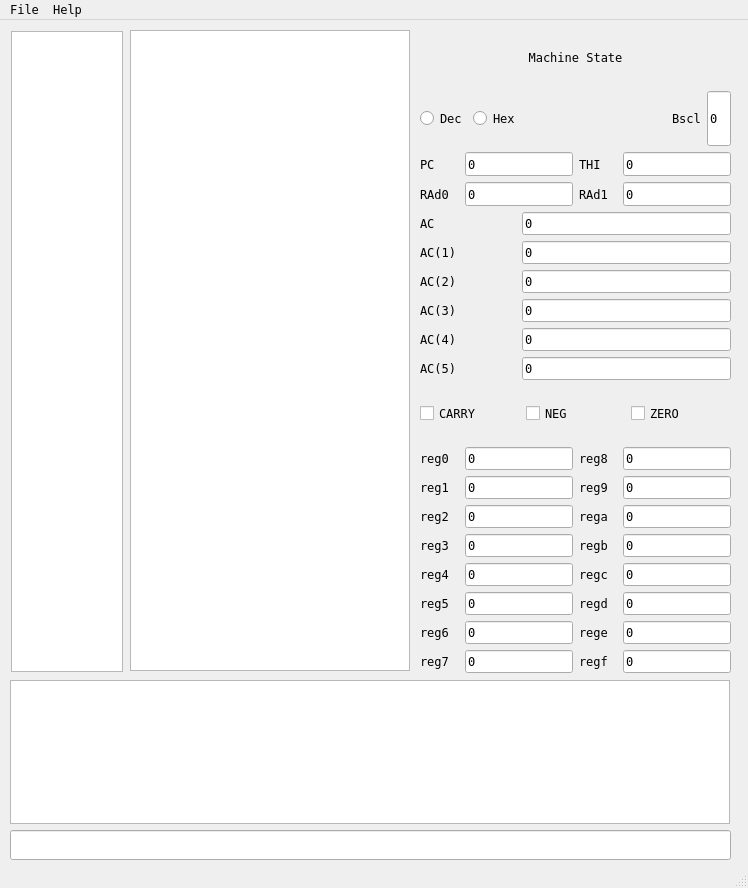
<?xml version="1.0" encoding="UTF-8"?>
<ui version="4.0">
 <class>MainWindow</class>
 <widget class="QMainWindow" name="MainWindow">
  <property name="geometry">
   <rect>
    <x>0</x>
    <y>0</y>
    <width>748</width>
    <height>888</height>
   </rect>
  </property>
  <property name="sizePolicy">
   <sizepolicy hsizetype="MinimumExpanding" vsizetype="MinimumExpanding">
    <horstretch>0</horstretch>
    <verstretch>0</verstretch>
   </sizepolicy>
  </property>
  <property name="font">
   <font>
    <family>Bitstream Vera Sans Mono</family>
    <kerning>false</kerning>
   </font>
  </property>
  <property name="windowTitle">
   <string>SSP2 Interpreter/Debugger</string>
  </property>
  <property name="toolTip">
   <string>Enter debugger commands here</string>
  </property>
  <widget class="QWidget" name="centralwidget">
   <widget class="QPlainTextEdit" name="DataViewer">
    <property name="geometry">
     <rect>
      <x>11</x>
      <y>11</y>
      <width>112</width>
      <height>641</height>
     </rect>
    </property>
    <property name="sizePolicy">
     <sizepolicy hsizetype="Preferred" vsizetype="Expanding">
      <horstretch>0</horstretch>
      <verstretch>0</verstretch>
     </sizepolicy>
    </property>
    <property name="maximumSize">
     <size>
      <width>112</width>
      <height>16777215</height>
     </size>
    </property>
    <property name="font">
     <font>
      <family>LucidaTypewriter</family>
      <kerning>false</kerning>
     </font>
    </property>
    <property name="toolTip">
     <string>Memory data viewer</string>
    </property>
   </widget>
   <widget class="QPlainTextEdit" name="InstrViewer">
    <property name="geometry">
     <rect>
      <x>130</x>
      <y>10</y>
      <width>280</width>
      <height>641</height>
     </rect>
    </property>
    <property name="minimumSize">
     <size>
      <width>280</width>
      <height>0</height>
     </size>
    </property>
    <property name="maximumSize">
     <size>
      <width>196</width>
      <height>16777215</height>
     </size>
    </property>
    <property name="font">
     <font>
      <family>LucidaTypewriter</family>
     </font>
    </property>
    <property name="toolTip">
     <string>Program instruction viewer</string>
    </property>
   </widget>
   <widget class="QWidget" name="layoutWidget">
    <property name="geometry">
     <rect>
      <x>420</x>
      <y>10</y>
      <width>311</width>
      <height>643</height>
     </rect>
    </property>
    <layout class="QVBoxLayout" name="verticalLayout">
     <item>
      <widget class="QLabel" name="State_Label">
       <property name="text">
        <string>Machine State</string>
       </property>
       <property name="alignment">
        <set>Qt::AlignCenter</set>
       </property>
      </widget>
     </item>
     <item>
      <layout class="QHBoxLayout" name="horizontalLayout_2">
       <item>
        <widget class="QRadioButton" name="Dec_OP">
         <property name="sizePolicy">
          <sizepolicy hsizetype="Minimum" vsizetype="Preferred">
           <horstretch>0</horstretch>
           <verstretch>0</verstretch>
          </sizepolicy>
         </property>
         <property name="text">
          <string>Dec</string>
         </property>
        </widget>
       </item>
       <item>
        <widget class="QRadioButton" name="Hex_OP">
         <property name="sizePolicy">
          <sizepolicy hsizetype="Minimum" vsizetype="Preferred">
           <horstretch>0</horstretch>
           <verstretch>0</verstretch>
          </sizepolicy>
         </property>
         <property name="text">
          <string>Hex</string>
         </property>
        </widget>
       </item>
       <item>
        <spacer name="horizontalSpacer">
         <property name="orientation">
          <enum>Qt::Horizontal</enum>
         </property>
         <property name="sizeHint" stdset="0">
          <size>
           <width>40</width>
           <height>20</height>
          </size>
         </property>
        </spacer>
       </item>
       <item>
        <widget class="QLabel" name="Bscl_Label">
         <property name="sizePolicy">
          <sizepolicy hsizetype="Preferred" vsizetype="Preferred">
           <horstretch>0</horstretch>
           <verstretch>0</verstretch>
          </sizepolicy>
         </property>
         <property name="text">
          <string>Bscl</string>
         </property>
        </widget>
       </item>
       <item>
        <widget class="QLineEdit" name="Bscl_Set">
         <property name="sizePolicy">
          <sizepolicy hsizetype="Fixed" vsizetype="Minimum">
           <horstretch>24</horstretch>
           <verstretch>0</verstretch>
          </sizepolicy>
         </property>
         <property name="maximumSize">
          <size>
           <width>24</width>
           <height>16777215</height>
          </size>
         </property>
         <property name="toolTip">
          <string>Set binary scale for register displays</string>
         </property>
         <property name="text">
          <string>0</string>
         </property>
         <property name="maxLength">
          <number>2</number>
         </property>
        </widget>
       </item>
      </layout>
     </item>
     <item>
      <layout class="QGridLayout" name="gridLayout">
       <item row="0" column="0">
        <widget class="QLabel" name="PC_Label">
         <property name="sizePolicy">
          <sizepolicy hsizetype="Preferred" vsizetype="Minimum">
           <horstretch>0</horstretch>
           <verstretch>0</verstretch>
          </sizepolicy>
         </property>
         <property name="maximumSize">
          <size>
           <width>96</width>
           <height>26</height>
          </size>
         </property>
         <property name="text">
          <string>PC</string>
         </property>
        </widget>
       </item>
       <item row="0" column="1">
        <widget class="QLineEdit" name="PC_View">
         <property name="sizePolicy">
          <sizepolicy hsizetype="Preferred" vsizetype="Minimum">
           <horstretch>0</horstretch>
           <verstretch>0</verstretch>
          </sizepolicy>
         </property>
         <property name="maximumSize">
          <size>
           <width>108</width>
           <height>16777215</height>
          </size>
         </property>
         <property name="text">
          <string>0</string>
         </property>
        </widget>
       </item>
       <item row="0" column="2">
        <widget class="QLabel" name="THI_Label">
         <property name="sizePolicy">
          <sizepolicy hsizetype="Preferred" vsizetype="Minimum">
           <horstretch>0</horstretch>
           <verstretch>0</verstretch>
          </sizepolicy>
         </property>
         <property name="maximumSize">
          <size>
           <width>96</width>
           <height>16777215</height>
          </size>
         </property>
         <property name="text">
          <string>THI</string>
         </property>
        </widget>
       </item>
       <item row="0" column="3">
        <widget class="QLineEdit" name="THI_View">
         <property name="sizePolicy">
          <sizepolicy hsizetype="Preferred" vsizetype="Minimum">
           <horstretch>0</horstretch>
           <verstretch>0</verstretch>
          </sizepolicy>
         </property>
         <property name="maximumSize">
          <size>
           <width>108</width>
           <height>16777215</height>
          </size>
         </property>
         <property name="text">
          <string>0</string>
         </property>
        </widget>
       </item>
       <item row="1" column="0">
        <widget class="QLabel" name="RAd0_Label">
         <property name="sizePolicy">
          <sizepolicy hsizetype="Preferred" vsizetype="Minimum">
           <horstretch>0</horstretch>
           <verstretch>0</verstretch>
          </sizepolicy>
         </property>
         <property name="minimumSize">
          <size>
           <width>0</width>
           <height>0</height>
          </size>
         </property>
         <property name="maximumSize">
          <size>
           <width>16777215</width>
           <height>26</height>
          </size>
         </property>
         <property name="text">
          <string>RAd0</string>
         </property>
        </widget>
       </item>
       <item row="1" column="1">
        <widget class="QLineEdit" name="RAd0_View">
         <property name="sizePolicy">
          <sizepolicy hsizetype="Preferred" vsizetype="Minimum">
           <horstretch>0</horstretch>
           <verstretch>0</verstretch>
          </sizepolicy>
         </property>
         <property name="minimumSize">
          <size>
           <width>0</width>
           <height>0</height>
          </size>
         </property>
         <property name="maximumSize">
          <size>
           <width>108</width>
           <height>26</height>
          </size>
         </property>
         <property name="text">
          <string>0</string>
         </property>
        </widget>
       </item>
       <item row="1" column="2">
        <widget class="QLabel" name="RAd1_Label">
         <property name="sizePolicy">
          <sizepolicy hsizetype="Preferred" vsizetype="Minimum">
           <horstretch>0</horstretch>
           <verstretch>0</verstretch>
          </sizepolicy>
         </property>
         <property name="minimumSize">
          <size>
           <width>0</width>
           <height>0</height>
          </size>
         </property>
         <property name="maximumSize">
          <size>
           <width>16777215</width>
           <height>26</height>
          </size>
         </property>
         <property name="text">
          <string>RAd1</string>
         </property>
        </widget>
       </item>
       <item row="1" column="3">
        <widget class="QLineEdit" name="RAd1_View">
         <property name="sizePolicy">
          <sizepolicy hsizetype="Preferred" vsizetype="Minimum">
           <horstretch>0</horstretch>
           <verstretch>0</verstretch>
          </sizepolicy>
         </property>
         <property name="minimumSize">
          <size>
           <width>0</width>
           <height>0</height>
          </size>
         </property>
         <property name="maximumSize">
          <size>
           <width>108</width>
           <height>26</height>
          </size>
         </property>
         <property name="text">
          <string>0</string>
         </property>
        </widget>
       </item>
      </layout>
     </item>
     <item>
      <layout class="QGridLayout" name="gridLayout_3">
       <item row="0" column="0">
        <widget class="QLabel" name="AC_Label">
         <property name="maximumSize">
          <size>
           <width>96</width>
           <height>16777215</height>
          </size>
         </property>
         <property name="text">
          <string>AC</string>
         </property>
        </widget>
       </item>
       <item row="0" column="1">
        <widget class="QLineEdit" name="AC_View">
         <property name="sizePolicy">
          <sizepolicy hsizetype="Preferred" vsizetype="Minimum">
           <horstretch>0</horstretch>
           <verstretch>0</verstretch>
          </sizepolicy>
         </property>
         <property name="maximumSize">
          <size>
           <width>240</width>
           <height>16777215</height>
          </size>
         </property>
         <property name="text">
          <string>0</string>
         </property>
        </widget>
       </item>
       <item row="1" column="0">
        <widget class="QLabel" name="Stk1_Label">
         <property name="maximumSize">
          <size>
           <width>96</width>
           <height>16777215</height>
          </size>
         </property>
         <property name="text">
          <string>AC(1)</string>
         </property>
        </widget>
       </item>
       <item row="1" column="1">
        <widget class="QLineEdit" name="Stk1_View">
         <property name="sizePolicy">
          <sizepolicy hsizetype="Preferred" vsizetype="Minimum">
           <horstretch>0</horstretch>
           <verstretch>0</verstretch>
          </sizepolicy>
         </property>
         <property name="maximumSize">
          <size>
           <width>240</width>
           <height>16777215</height>
          </size>
         </property>
         <property name="text">
          <string>0</string>
         </property>
        </widget>
       </item>
       <item row="2" column="0">
        <widget class="QLabel" name="Stk2_Label">
         <property name="maximumSize">
          <size>
           <width>96</width>
           <height>16777215</height>
          </size>
         </property>
         <property name="text">
          <string>AC(2)</string>
         </property>
        </widget>
       </item>
       <item row="2" column="1">
        <widget class="QLineEdit" name="Stk2_View">
         <property name="sizePolicy">
          <sizepolicy hsizetype="Preferred" vsizetype="Minimum">
           <horstretch>0</horstretch>
           <verstretch>0</verstretch>
          </sizepolicy>
         </property>
         <property name="maximumSize">
          <size>
           <width>240</width>
           <height>16777215</height>
          </size>
         </property>
         <property name="text">
          <string>0</string>
         </property>
        </widget>
       </item>
       <item row="3" column="0">
        <widget class="QLabel" name="Stk3_Label">
         <property name="maximumSize">
          <size>
           <width>96</width>
           <height>16777215</height>
          </size>
         </property>
         <property name="text">
          <string>AC(3)</string>
         </property>
        </widget>
       </item>
       <item row="3" column="1">
        <widget class="QLineEdit" name="Stk3_View">
         <property name="sizePolicy">
          <sizepolicy hsizetype="Preferred" vsizetype="Minimum">
           <horstretch>0</horstretch>
           <verstretch>0</verstretch>
          </sizepolicy>
         </property>
         <property name="maximumSize">
          <size>
           <width>240</width>
           <height>16777215</height>
          </size>
         </property>
         <property name="text">
          <string>0</string>
         </property>
        </widget>
       </item>
       <item row="4" column="0">
        <widget class="QLabel" name="Stk4_Label">
         <property name="maximumSize">
          <size>
           <width>96</width>
           <height>16777215</height>
          </size>
         </property>
         <property name="text">
          <string>AC(4)</string>
         </property>
        </widget>
       </item>
       <item row="5" column="0">
        <widget class="QLabel" name="Stk5_Label">
         <property name="maximumSize">
          <size>
           <width>96</width>
           <height>16777215</height>
          </size>
         </property>
         <property name="text">
          <string>AC(5)</string>
         </property>
        </widget>
       </item>
       <item row="5" column="1">
        <widget class="QLineEdit" name="Stk5_View">
         <property name="sizePolicy">
          <sizepolicy hsizetype="Preferred" vsizetype="Minimum">
           <horstretch>0</horstretch>
           <verstretch>0</verstretch>
          </sizepolicy>
         </property>
         <property name="maximumSize">
          <size>
           <width>240</width>
           <height>16777215</height>
          </size>
         </property>
         <property name="text">
          <string>0</string>
         </property>
        </widget>
       </item>
       <item row="4" column="1">
        <widget class="QLineEdit" name="Stk4_View">
         <property name="sizePolicy">
          <sizepolicy hsizetype="Preferred" vsizetype="Minimum">
           <horstretch>0</horstretch>
           <verstretch>0</verstretch>
          </sizepolicy>
         </property>
         <property name="maximumSize">
          <size>
           <width>240</width>
           <height>16777215</height>
          </size>
         </property>
         <property name="text">
          <string>0</string>
         </property>
        </widget>
       </item>
      </layout>
     </item>
     <item>
      <layout class="QHBoxLayout" name="horizontalLayout">
       <item>
        <widget class="QCheckBox" name="CARRY_View">
         <property name="sizePolicy">
          <sizepolicy hsizetype="Minimum" vsizetype="Minimum">
           <horstretch>0</horstretch>
           <verstretch>0</verstretch>
          </sizepolicy>
         </property>
         <property name="text">
          <string>CARRY</string>
         </property>
        </widget>
       </item>
       <item>
        <widget class="QCheckBox" name="NEG_View">
         <property name="sizePolicy">
          <sizepolicy hsizetype="Minimum" vsizetype="Minimum">
           <horstretch>0</horstretch>
           <verstretch>0</verstretch>
          </sizepolicy>
         </property>
         <property name="text">
          <string>NEG</string>
         </property>
        </widget>
       </item>
       <item>
        <widget class="QCheckBox" name="ZERO_View">
         <property name="sizePolicy">
          <sizepolicy hsizetype="Minimum" vsizetype="Minimum">
           <horstretch>0</horstretch>
           <verstretch>0</verstretch>
          </sizepolicy>
         </property>
         <property name="text">
          <string>ZERO</string>
         </property>
        </widget>
       </item>
      </layout>
     </item>
     <item>
      <layout class="QGridLayout" name="gridLayout_2">
       <item row="0" column="0">
        <widget class="QLabel" name="Reg0_Label">
         <property name="sizePolicy">
          <sizepolicy hsizetype="Preferred" vsizetype="Preferred">
           <horstretch>0</horstretch>
           <verstretch>0</verstretch>
          </sizepolicy>
         </property>
         <property name="text">
          <string>reg0</string>
         </property>
        </widget>
       </item>
       <item row="0" column="2">
        <widget class="QLabel" name="Reg8_Label">
         <property name="text">
          <string>reg8</string>
         </property>
        </widget>
       </item>
       <item row="1" column="0">
        <widget class="QLabel" name="Reg1_Label">
         <property name="text">
          <string>reg1</string>
         </property>
        </widget>
       </item>
       <item row="1" column="2">
        <widget class="QLabel" name="Reg9_Label">
         <property name="text">
          <string>reg9</string>
         </property>
        </widget>
       </item>
       <item row="2" column="0">
        <widget class="QLabel" name="Reg2_Label">
         <property name="text">
          <string>reg2</string>
         </property>
        </widget>
       </item>
       <item row="2" column="2">
        <widget class="QLabel" name="Rega_Label">
         <property name="text">
          <string>rega</string>
         </property>
        </widget>
       </item>
       <item row="3" column="0">
        <widget class="QLabel" name="Reg3_Label">
         <property name="text">
          <string>reg3</string>
         </property>
        </widget>
       </item>
       <item row="3" column="2">
        <widget class="QLabel" name="Regb_Label">
         <property name="text">
          <string>regb</string>
         </property>
        </widget>
       </item>
       <item row="4" column="0">
        <widget class="QLabel" name="Reg4_Label">
         <property name="text">
          <string>reg4</string>
         </property>
        </widget>
       </item>
       <item row="4" column="2">
        <widget class="QLabel" name="Regc_Label">
         <property name="text">
          <string>regc</string>
         </property>
        </widget>
       </item>
       <item row="5" column="0">
        <widget class="QLabel" name="Reg5_Label">
         <property name="text">
          <string>reg5</string>
         </property>
        </widget>
       </item>
       <item row="6" column="0">
        <widget class="QLabel" name="Reg6_Label">
         <property name="text">
          <string>reg6</string>
         </property>
        </widget>
       </item>
       <item row="6" column="2">
        <widget class="QLabel" name="Rege_Label">
         <property name="text">
          <string>rege</string>
         </property>
        </widget>
       </item>
       <item row="7" column="0">
        <widget class="QLabel" name="Reg7_Label">
         <property name="text">
          <string>reg7</string>
         </property>
        </widget>
       </item>
       <item row="7" column="2">
        <widget class="QLabel" name="Regf_Label">
         <property name="text">
          <string>regf</string>
         </property>
        </widget>
       </item>
       <item row="0" column="3">
        <widget class="QLineEdit" name="Reg8_View">
         <property name="sizePolicy">
          <sizepolicy hsizetype="Preferred" vsizetype="Minimum">
           <horstretch>0</horstretch>
           <verstretch>0</verstretch>
          </sizepolicy>
         </property>
         <property name="maximumSize">
          <size>
           <width>108</width>
           <height>16777215</height>
          </size>
         </property>
         <property name="text">
          <string>0</string>
         </property>
        </widget>
       </item>
       <item row="1" column="1">
        <widget class="QLineEdit" name="Reg1_View">
         <property name="sizePolicy">
          <sizepolicy hsizetype="Preferred" vsizetype="Minimum">
           <horstretch>0</horstretch>
           <verstretch>0</verstretch>
          </sizepolicy>
         </property>
         <property name="maximumSize">
          <size>
           <width>108</width>
           <height>16777215</height>
          </size>
         </property>
         <property name="text">
          <string>0</string>
         </property>
        </widget>
       </item>
       <item row="1" column="3">
        <widget class="QLineEdit" name="Reg9_View">
         <property name="sizePolicy">
          <sizepolicy hsizetype="Preferred" vsizetype="Minimum">
           <horstretch>0</horstretch>
           <verstretch>0</verstretch>
          </sizepolicy>
         </property>
         <property name="maximumSize">
          <size>
           <width>108</width>
           <height>16777215</height>
          </size>
         </property>
         <property name="text">
          <string>0</string>
         </property>
        </widget>
       </item>
       <item row="2" column="1">
        <widget class="QLineEdit" name="Reg2_View">
         <property name="sizePolicy">
          <sizepolicy hsizetype="Preferred" vsizetype="Minimum">
           <horstretch>0</horstretch>
           <verstretch>0</verstretch>
          </sizepolicy>
         </property>
         <property name="maximumSize">
          <size>
           <width>108</width>
           <height>16777215</height>
          </size>
         </property>
         <property name="text">
          <string>0</string>
         </property>
        </widget>
       </item>
       <item row="2" column="3">
        <widget class="QLineEdit" name="Rega_View">
         <property name="sizePolicy">
          <sizepolicy hsizetype="Preferred" vsizetype="Minimum">
           <horstretch>0</horstretch>
           <verstretch>0</verstretch>
          </sizepolicy>
         </property>
         <property name="maximumSize">
          <size>
           <width>108</width>
           <height>16777215</height>
          </size>
         </property>
         <property name="text">
          <string>0</string>
         </property>
        </widget>
       </item>
       <item row="3" column="1">
        <widget class="QLineEdit" name="Reg3_View">
         <property name="sizePolicy">
          <sizepolicy hsizetype="Preferred" vsizetype="Minimum">
           <horstretch>0</horstretch>
           <verstretch>0</verstretch>
          </sizepolicy>
         </property>
         <property name="maximumSize">
          <size>
           <width>108</width>
           <height>16777215</height>
          </size>
         </property>
         <property name="text">
          <string>0</string>
         </property>
        </widget>
       </item>
       <item row="3" column="3">
        <widget class="QLineEdit" name="Regb_View">
         <property name="sizePolicy">
          <sizepolicy hsizetype="Preferred" vsizetype="Minimum">
           <horstretch>0</horstretch>
           <verstretch>0</verstretch>
          </sizepolicy>
         </property>
         <property name="maximumSize">
          <size>
           <width>108</width>
           <height>16777215</height>
          </size>
         </property>
         <property name="text">
          <string>0</string>
         </property>
        </widget>
       </item>
       <item row="4" column="1">
        <widget class="QLineEdit" name="Reg4_View">
         <property name="sizePolicy">
          <sizepolicy hsizetype="Preferred" vsizetype="Minimum">
           <horstretch>0</horstretch>
           <verstretch>0</verstretch>
          </sizepolicy>
         </property>
         <property name="maximumSize">
          <size>
           <width>108</width>
           <height>16777215</height>
          </size>
         </property>
         <property name="text">
          <string>0</string>
         </property>
        </widget>
       </item>
       <item row="5" column="1">
        <widget class="QLineEdit" name="Reg5_View">
         <property name="sizePolicy">
          <sizepolicy hsizetype="Preferred" vsizetype="Minimum">
           <horstretch>0</horstretch>
           <verstretch>0</verstretch>
          </sizepolicy>
         </property>
         <property name="maximumSize">
          <size>
           <width>108</width>
           <height>16777215</height>
          </size>
         </property>
         <property name="text">
          <string>0</string>
         </property>
        </widget>
       </item>
       <item row="5" column="3">
        <widget class="QLineEdit" name="Regd_View">
         <property name="sizePolicy">
          <sizepolicy hsizetype="Preferred" vsizetype="Minimum">
           <horstretch>0</horstretch>
           <verstretch>0</verstretch>
          </sizepolicy>
         </property>
         <property name="maximumSize">
          <size>
           <width>108</width>
           <height>16777215</height>
          </size>
         </property>
         <property name="text">
          <string>0</string>
         </property>
        </widget>
       </item>
       <item row="6" column="1">
        <widget class="QLineEdit" name="Reg6_View">
         <property name="sizePolicy">
          <sizepolicy hsizetype="Preferred" vsizetype="Minimum">
           <horstretch>0</horstretch>
           <verstretch>0</verstretch>
          </sizepolicy>
         </property>
         <property name="maximumSize">
          <size>
           <width>108</width>
           <height>16777215</height>
          </size>
         </property>
         <property name="text">
          <string>0</string>
         </property>
        </widget>
       </item>
       <item row="6" column="3">
        <widget class="QLineEdit" name="Rege_View">
         <property name="sizePolicy">
          <sizepolicy hsizetype="Preferred" vsizetype="Minimum">
           <horstretch>0</horstretch>
           <verstretch>0</verstretch>
          </sizepolicy>
         </property>
         <property name="maximumSize">
          <size>
           <width>108</width>
           <height>16777215</height>
          </size>
         </property>
         <property name="text">
          <string>0</string>
         </property>
        </widget>
       </item>
       <item row="7" column="1">
        <widget class="QLineEdit" name="Reg7_View">
         <property name="sizePolicy">
          <sizepolicy hsizetype="Preferred" vsizetype="Minimum">
           <horstretch>0</horstretch>
           <verstretch>0</verstretch>
          </sizepolicy>
         </property>
         <property name="maximumSize">
          <size>
           <width>108</width>
           <height>16777215</height>
          </size>
         </property>
         <property name="text">
          <string>0</string>
         </property>
        </widget>
       </item>
       <item row="7" column="3">
        <widget class="QLineEdit" name="Regf_View">
         <property name="sizePolicy">
          <sizepolicy hsizetype="Preferred" vsizetype="Minimum">
           <horstretch>0</horstretch>
           <verstretch>0</verstretch>
          </sizepolicy>
         </property>
         <property name="maximumSize">
          <size>
           <width>108</width>
           <height>16777215</height>
          </size>
         </property>
         <property name="text">
          <string>0</string>
         </property>
        </widget>
       </item>
       <item row="0" column="1">
        <widget class="QLineEdit" name="Reg0_View">
         <property name="sizePolicy">
          <sizepolicy hsizetype="Preferred" vsizetype="Minimum">
           <horstretch>108</horstretch>
           <verstretch>0</verstretch>
          </sizepolicy>
         </property>
         <property name="maximumSize">
          <size>
           <width>108</width>
           <height>16777215</height>
          </size>
         </property>
         <property name="text">
          <string>0</string>
         </property>
        </widget>
       </item>
       <item row="4" column="3">
        <widget class="QLineEdit" name="Regc_View">
         <property name="sizePolicy">
          <sizepolicy hsizetype="Preferred" vsizetype="Minimum">
           <horstretch>0</horstretch>
           <verstretch>0</verstretch>
          </sizepolicy>
         </property>
         <property name="maximumSize">
          <size>
           <width>108</width>
           <height>16777215</height>
          </size>
         </property>
         <property name="text">
          <string>0</string>
         </property>
        </widget>
       </item>
       <item row="5" column="2">
        <widget class="QLabel" name="Regd_Label">
         <property name="text">
          <string>regd</string>
         </property>
        </widget>
       </item>
      </layout>
     </item>
    </layout>
   </widget>
   <widget class="QPlainTextEdit" name="CommandWindow">
    <property name="geometry">
     <rect>
      <x>10</x>
      <y>660</y>
      <width>720</width>
      <height>144</height>
     </rect>
    </property>
    <property name="sizePolicy">
     <sizepolicy hsizetype="Expanding" vsizetype="MinimumExpanding">
      <horstretch>0</horstretch>
      <verstretch>144</verstretch>
     </sizepolicy>
    </property>
    <property name="minimumSize">
     <size>
      <width>600</width>
      <height>144</height>
     </size>
    </property>
    <property name="maximumSize">
     <size>
      <width>16777215</width>
      <height>144</height>
     </size>
    </property>
    <property name="toolTip">
     <string>Output of debugger commands appears here</string>
    </property>
   </widget>
   <widget class="QLineEdit" name="CommandInput">
    <property name="geometry">
     <rect>
      <x>10</x>
      <y>810</y>
      <width>721</width>
      <height>30</height>
     </rect>
    </property>
    <property name="toolTip">
     <string>&lt;!DOCTYPE HTML PUBLIC &quot;-//W3C//DTD HTML 4.0//EN&quot; &quot;http://www.w3.org/TR/REC-html40/strict.dtd&quot;&gt;
&lt;html&gt;&lt;head&gt;&lt;meta name=&quot;qrichtext&quot; content=&quot;1&quot; /&gt;&lt;style type=&quot;text/css&quot;&gt;
p, li { white-space: pre-wrap; }
&lt;/style&gt;&lt;/head&gt;&lt;body style=&quot; font-family:'Bitstream Vera Sans Mono'; font-size:13pt; font-weight:400; font-style:normal;&quot;&gt;
&lt;p style=&quot; margin-top:0px; margin-bottom:0px; margin-left:0px; margin-right:0px; -qt-block-indent:0; text-indent:0px;&quot;&gt;Type debugger commands here&lt;/p&gt;&lt;/body&gt;&lt;/html&gt;</string>
    </property>
   </widget>
  </widget>
  <widget class="QMenuBar" name="menubar">
   <property name="geometry">
    <rect>
     <x>0</x>
     <y>0</y>
     <width>748</width>
     <height>24</height>
    </rect>
   </property>
   <widget class="QMenu" name="menuFile">
    <property name="title">
     <string>File</string>
    </property>
    <addaction name="actionLoad_Object"/>
    <addaction name="actionLoad_Symbols"/>
    <addaction name="actionLoad_Data"/>
    <addaction name="actionQuit"/>
    <addaction name="separator"/>
   </widget>
   <widget class="QMenu" name="menuHelp">
    <property name="title">
     <string>Help</string>
    </property>
    <addaction name="actionCommand_Summary"/>
    <addaction name="separator"/>
    <addaction name="actionAbout"/>
   </widget>
   <addaction name="menuFile"/>
   <addaction name="menuHelp"/>
  </widget>
  <widget class="QStatusBar" name="statusbar"/>
  <action name="actionLoad_Object">
   <property name="text">
    <string>Load &amp;Object</string>
   </property>
  </action>
  <action name="actionLoad_Symbols">
   <property name="text">
    <string>Load &amp;Symbols</string>
   </property>
  </action>
  <action name="actionLoad_Data">
   <property name="text">
    <string>Load &amp;Data</string>
   </property>
  </action>
  <action name="actionQuit">
   <property name="text">
    <string>&amp;Quit</string>
   </property>
  </action>
  <action name="actionCommand_Summary">
   <property name="text">
    <string>Command Summary</string>
   </property>
  </action>
  <action name="actionAbout">
   <property name="text">
    <string>About</string>
   </property>
  </action>
 </widget>
 <tabstops>
  <tabstop>Dec_OP</tabstop>
  <tabstop>Hex_OP</tabstop>
  <tabstop>Bscl_Set</tabstop>
  <tabstop>PC_View</tabstop>
  <tabstop>AC_View</tabstop>
  <tabstop>Stk1_View</tabstop>
  <tabstop>Stk2_View</tabstop>
  <tabstop>Stk3_View</tabstop>
  <tabstop>Stk4_View</tabstop>
  <tabstop>Stk5_View</tabstop>
  <tabstop>THI_View</tabstop>
  <tabstop>Reg0_View</tabstop>
  <tabstop>Reg1_View</tabstop>
  <tabstop>Reg2_View</tabstop>
  <tabstop>Reg3_View</tabstop>
  <tabstop>Reg4_View</tabstop>
  <tabstop>Reg5_View</tabstop>
  <tabstop>Reg6_View</tabstop>
  <tabstop>Reg7_View</tabstop>
  <tabstop>Reg8_View</tabstop>
  <tabstop>Reg9_View</tabstop>
  <tabstop>Rega_View</tabstop>
  <tabstop>Regb_View</tabstop>
  <tabstop>Regc_View</tabstop>
  <tabstop>Regd_View</tabstop>
  <tabstop>Rege_View</tabstop>
  <tabstop>Regf_View</tabstop>
  <tabstop>InstrViewer</tabstop>
  <tabstop>CARRY_View</tabstop>
  <tabstop>NEG_View</tabstop>
  <tabstop>ZERO_View</tabstop>
  <tabstop>DataViewer</tabstop>
 </tabstops>
 <resources/>
 <connections/>
</ui>
